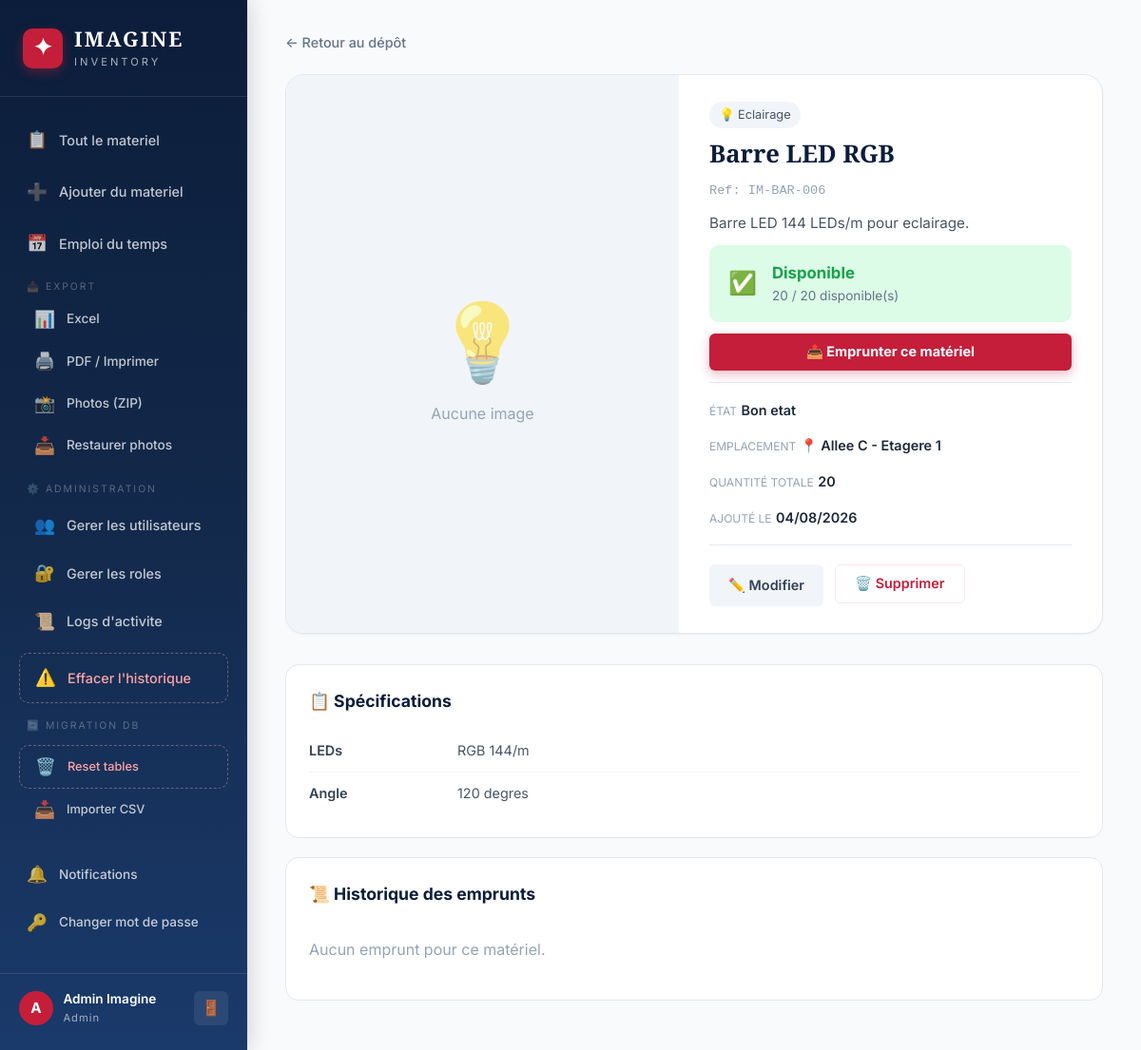
/equipment/6 (signed in), run on an earlier commit of the app's database.
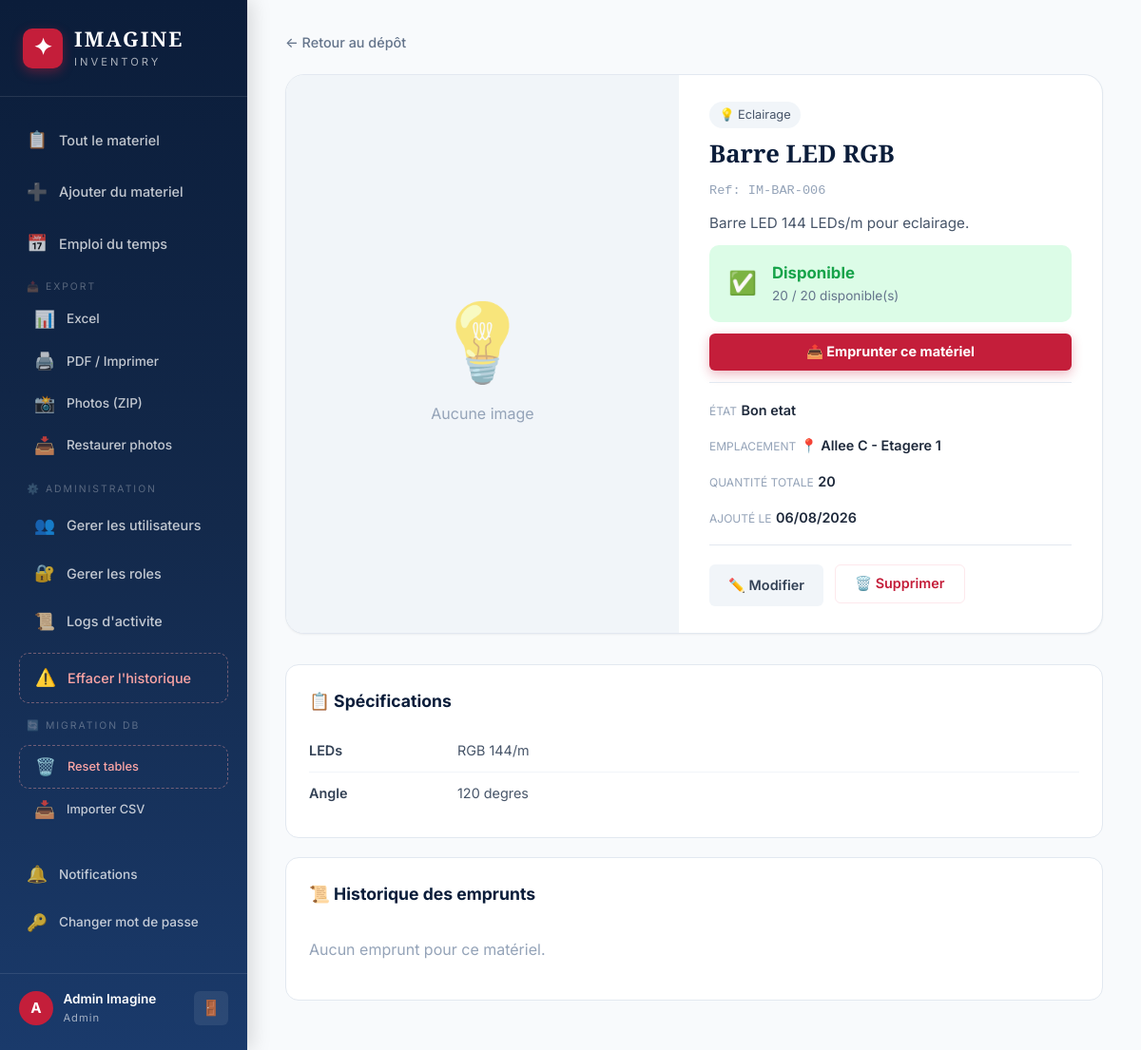
And on a later commit of the database.
### app.py (models this page shows, shortened)
class Equipment(db.Model):
    __tablename__ = 'equipment'
    id = db.Column(db.Integer, primary_key=True); name = db.Column(db.String(200), nullable=False)
    description = db.Column(db.Text, default=''); reference = db.Column(db.String(100), unique=True)
    category_id = db.Column(db.Integer, db.ForeignKey('categories.id'))
    total_quantity = db.Column(db.Integer, default=1); available_quantity = db.Column(db.Integer, default=1)
    specifications = db.Column(db.Text, default=''); condition = db.Column(db.String(50), default='Bon etat')
    location = db.Column(db.String(100), default='Depot principal'); created_at = db.Column(db.DateTime, default=tunisia_now)
    images = db.relationship('EquipmentImage', backref='equipment', lazy=True, cascade='all, delete-orphan')
    borrows = db.relationship('Borrow', backref='equipment', lazy=True)
    def all_images(self): return [img.filename for img in self.images]

### app.py (the view)
@app.route('/equipment/<int:eid>')
@login_required
def equipment_detail(eid):
    eq = db.session.get(Equipment, eid)
    if not eq: flash('Introuvable.','error'); return redirect(url_for('dashboard'))
    borrows = Borrow.query.filter_by(equipment_id=eid).order_by(Borrow.borrow_date.desc()).all()
    return render_template('equipment_detail.html', eq=eq, borrows=borrows, today=date.today())

### app.py (called while the page is built)
@login_manager.user_loader
def load_user(uid): return db.session.get(User, int(uid))

    def get_permissions(self):
        try: return json.loads(self.permissions) if self.permissions else []
        except: return []

    def has_permission(self, p): return p in self.get_permissions()

    def has_permission(self, perm):
        role = db.session.get(CustomRole, self.role_id) if self.role_id else None
        return role.has_permission(perm) if role else False

    @property
    def role_name(self):
        role = db.session.get(CustomRole, self.role_id) if self.role_id else None
        return role.name if role else 'Aucun role'

    @property
    def unread_notifications(self):
        return Notification.query.filter_by(user_id=self.id, read=False).count()

### templates/equipment_detail.html (shortened to what the changed rows need)
{% extends "base.html" %}
{% block content %}
<div class="detail-page">
    <div class="detail-hero">
        <div class="detail-info">
            <div class="detail-header">
                {% if eq.category %}
                <span class="detail-cat">{{ eq.category.icon }} {{ eq.category.name }}</span>
                {% endif %}
            </div>
            <h1 class="detail-name">{{ eq.name }}</h1>
            <p class="detail-ref">Ref: {{ eq.reference }}</p>
            {% if eq.description %}
            <p class="detail-desc">{{ eq.description }}</p>
            {% endif %}
            <div class="availability-box {% if eq.available_quantity > 0 %}available{% else %}unavailable{% endif %}">
                <div class="avail-icon">
                </div>
                <div class="avail-info">
                    <div class="avail-status">
                        {% if eq.available_quantity > 0 %}
                        Disponible
                        {% else %}
                        Indisponible
                        {% endif %}
                    </div>
                    <div class="avail-qty">
                        {{ eq.available_quantity }} / {{ eq.total_quantity }} disponible(s)
                    </div>
                </div>
            </div>
            {% if eq.available_quantity > 0 %}
            <button class="btn btn-accent btn-full" onclick="openDetailBorrow()">
                📤 Emprunter ce matériel
            </button>
            {% endif %}
            <div class="detail-meta-grid">
                <div class="meta-item">
                    <span class="meta-label">État</span>
                    <span class="meta-value">{{ eq.condition }}</span>
                </div>
                <div class="meta-item">
                    <span class="meta-label">Emplacement</span>
                    <span class="meta-value">📍 {{ eq.location }}</span>
                </div>
                <div class="meta-item">
                    <span class="meta-label">Quantité totale</span>
                    <span class="meta-value">{{ eq.total_quantity }}</span>
                </div>
                <div class="meta-item">
                    <span class="meta-label">Ajouté le</span>
                    <span class="meta-value">{{ eq.created_at.strftime('%d/%m/%Y') }}</span>
                </div>
            </div>
            <div class="detail-actions">
                <a href="{{ url_for('edit_equipment', eid=eq.id) }}" class="btn btn-secondary">
                </a>
                <form method="POST" action="{{ url_for('delete_equipment', eid=eq.id) }}"
                      onsubmit="return confirm('Supprimer definitivement {{ eq.name | escape }} ?')" style="display:inline">
                </form>
            </div>
        </div>
    </div>
    {% if eq.specifications %}
    <div class="detail-section">
        <h2>📋 Spécifications</h2>
    </div>
    {% endif %}
    <div class="detail-section">
        <div style="display:flex;justify-content:space-between;align-items:center;margin-bottom:1rem">
            <h2 style="margin:0">📜 Historique des emprunts</h2>
        </div>
    </div>
</div>
{% endblock %}

What changed in the data, as far as the page shows it:
changed Equipment "Barre LED RGB": created_at "04/08/2026" → "06/08/2026"
